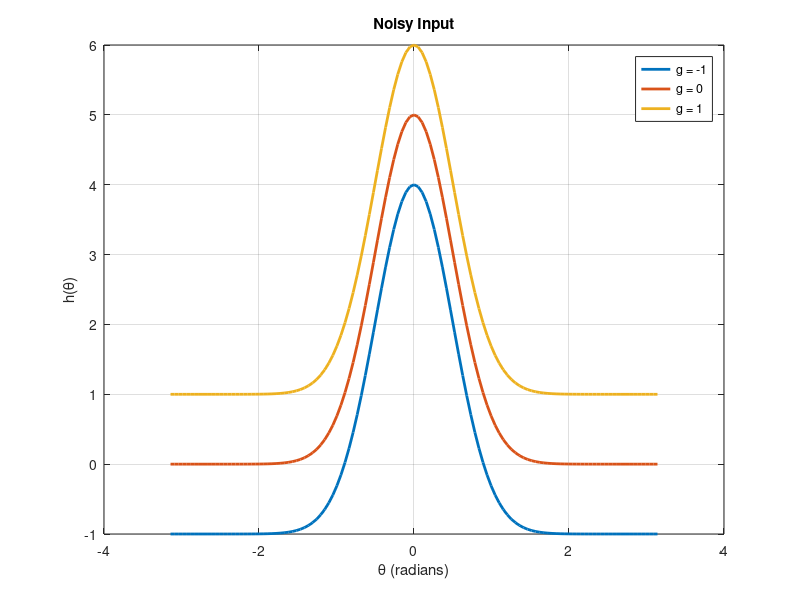

This chart was generated by the following MATLAB code: (Note: this script raises an error after producing the figure.)
%%%%%%%%%%%%%%%%%%%%%%%%%%%%%%%%%%%%%%%%%%%%%%%%
% 3b i
%%%%%%%%%%%%%%%%%%%%%%%%%%%%%%%%%%%%%%%%%%%%%%%%

%% Setup
N = 10;
dt = 0.001;
T = 10;
lamda = 1;

%% Noisy Input
d_theta = pi/60;
% eta = normrnd(0,1,[(2*pi)/d_theta+1 1]);
h = zeros(2*pi/d_theta+1,1);
j = 1;
theta = [-pi:d_theta:pi]';
for g=-1:1:1
    
    for i=1:2*pi/d_theta+1
        h(i) = 5*exp(-2*theta(i)^2) + g;
    end
    H(:,j)=h;
    j = j+1;
end

legendInfo = cell(3,1);
for i=1:3
    p = plot(theta,H(:,i));
    set(p,'LineWidth',2);
    hold on;
    legendInfo{i} = ['g = ' num2str(i-2)];
end

xlabel('\theta (radians)');
ylabel('h(\theta)');
title('Noisy Input');
legend(legendInfo);
grid on;


%%%%%%%%%%%%%%%%%%%%%%%%%%%%%%%%%%%%%%%%%%%%%%%%
% 3b ii
%%%%%%%%%%%%%%%%%%%%%%%%%%%%%%%%%%%%%%%%%%%%%%%%

%% Weight Matrix
W = zeros(length(theta));
for i = 1:length(theta)
    var = -pi;
    for j = 1:length(theta)
        W(i,j) = cos(theta(i)-var);
        var = var+d_theta;
    end
end

%% Initial
r = zeros(length(theta), T/dt+1);
r(1) = 0;
time = [0:dt:T];
F =  [-1.3499 3.0349 0.7254 -0.0631 0.7147 -0.2050 -0.1241 1.4897 1.4090 1.4172];
[x y] = size(r);
R = zeros(x,y,3);

%% Numerical integrator

for j = 1:3
    for i = 2:T/dt+1
       r(:,i) = MyEuler3(r(:,i-1), dt, lamda, H(:,j), W);
    end
    R(:,:,j) = r;
end

figure;
legendInfo = cell(3,1);
for i=1:3
    p = plot(theta,R(:,end,i));
    set(p,'LineWidth',2);
    hold on;
    legendInfo{i} = ['g = ' num2str(i-2)];
end

xlabel('\theta (radians)');
ylabel('R(\theta)');
title('Equilibrium Population Firing Rate');
legend(legendInfo);
grid on;